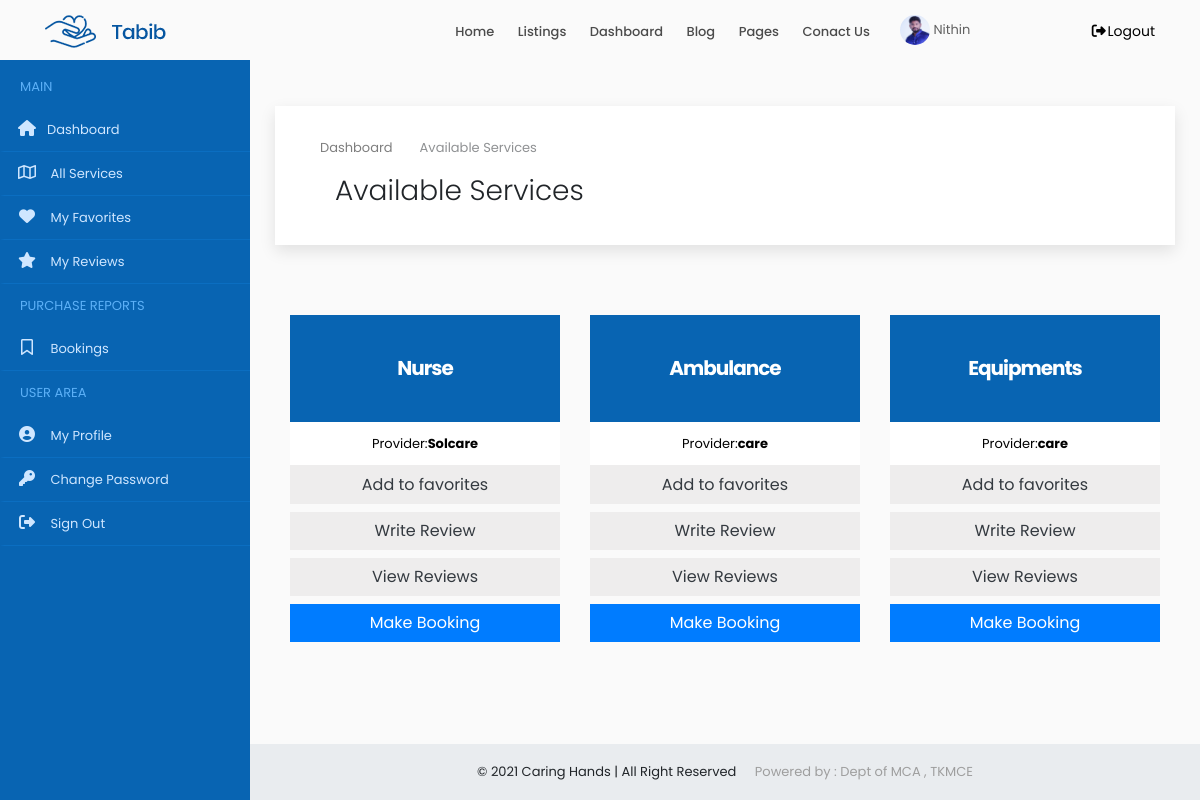
Screenshot of /user/services/ (signed in) with the database file from the repository.
### accounts/models.py (models this page shows, shortened)
class Users(models.Model):
    user = models.ForeignKey(User,on_delete=models.CASCADE)
    name = models.CharField(max_length=150)
    email = models.EmailField(max_length=200,null=True, blank=True)
    organization = models.CharField(max_length=250,null=True, blank=True)
    mob = models.CharField(max_length=12)
    sex = models.CharField(max_length=10,choices=gender,default='Male')
    house = models.CharField(max_length=100,null=True, blank=True)
    street1 =models.CharField(max_length=100,null=True, blank=True)
    street2 =models.CharField(max_length=100,null=True, blank=True)
    city = models.CharField(max_length=100,null=True, blank=True)
    district = models.CharField(max_length=100,null=True, blank=True)
    state = models.CharField(max_length=100,null=True,choices=states, blank=True)
    pin = models.CharField(max_length=100,null=True,blank=True)
    age = models.IntegerField(null=True, blank=True)
    type = models.CharField(max_length=20,choices=user_type)
    approval = models.CharField(max_length=20,choices=approval_choices,default='Pending')
    document = models.FileField(upload_to='documents',null=True, blank=True)
    profile_picture = models.FileField(upload_to='dp',default='assets/img/user3.png')

class ProviderService(models.Model):
    user = models.ForeignKey(Users,on_delete=models.CASCADE,null=True, blank=True)
    service = models.ForeignKey(Service, on_delete=models.CASCADE,null=True, blank=True)
    count = models.IntegerField(null=True, blank=True)
    cost = models.IntegerField()

class Service(models.Model):
    category = models.CharField(max_length=250)
    providers = models.IntegerField(null=True, blank=True)
    users = models.IntegerField(null=True, blank=True)

### accounts/views.py (the view)
# urls.py: path('user/services/',PublicService.as_view(), name='user_services'),
class PublicService(View):
    def get(self, request):
        x= UserCheck(request)
        if x == True:
            user = request.user
            account = Users.objects.get(user=user)
            services = ProviderService.objects.all()
            products = SubProduct.objects.all()
            context = {'account': account,'services': services,'products':products}
            return render(request, 'user/services.html',context)
        else:
            return redirect('home')

### accounts/functions.py (called while the page is built)
def UserCheck(request):
    user = request.user
    if user.is_authenticated:
        try:
            u = Users.objects.get(user=user)
            if u.type == 'public':
                return (True)
            else:
                return (False)
        except:
            return (False)
    else:
        return (False)

### accounts/templates/user/services.html (shortened to what this page needs)
{% extends 'common/dashboard_main.html' %}
{% load static %}
{% block content %}
{% include 'common/header.html' %}
{% include 'user/sidenav.html' %}
<div class="content-wrapper">
<div class="container-fluid overflow-hidden">
    <div class="row margin-tb-90px margin-lr-10px sm-mrl-0px">
        <div id="page-title" class="padding-30px background-white full-width box-shadow">
            <div class="container">
                <ol class="breadcrumb opacity-5">
                    <li><a href="{% url 'home' %}">Dashboard</a></li>
                    <li class="active">Available Services</li>
                </ol>
                <div class="container-fluid">
                    <div class="row">
                        <div class="col-6">
                            <h1 class="font-weight-300">Available Services</h1>
                        </div>
                        <div class="col-6">
                        </div>
                    </div>
                </div>
            </div>
        </div>
        <div class="container-fluid">
            <div class="row" style="margin-top:40px">
                {% for i in services %}
                <div class="col-lg-4 col-md-4  col-sm-6 sm-mb-40px wow fadeInUp" data-wow-delay="0.2s" style="visibility: visible; animation-delay: 0.2s; animation-name: fadeInUp;margin-top: 30px;">
                    <a href="#" data-toggle="modal" data-target="#addservice_{{i.id}}">
                        <div class="pricing hover-effect">
                            <div class="pricing-head text-center">
                                <h3 class="font-weight-700 padding-40px background-main-color margin-0px text-white">
                                    <span class=" z-index-2 position-relative d-block">{{i.service.category|title}}
                                    </span>
                                </h3>
                            </div>
                            <ul class="pricing-content text-center list-unstyled background-white">
                                <li>Provider:<strong>{{i.user.organization}}</strong></li>
                            </ul>
                            <div class="pricing-footer">
                                <a href="{% url 'add_to_fav_service' i.id %}" class="btn btn-block background-grey-1 text-dark rounded-0">Add to favorites</a>
                                <a href="{% url 'write_review' i.id %}" class="btn btn-block background-grey-1 text-dark rounded-0">Write Review</a>
                                <a href="{% url 'service_reviews' i.id %}" class="btn btn-block background-grey-1 text-dark rounded-0">View Reviews</a>
                                <a href="{% url 'make_service_booking' i.id %}" class="btn btn-block background-second-color text-white rounded-0">Make Booking</a>
                            </div>
                        </div>
                    </a>
                </div>
                {% empty %}
                <div class="alert alert-danger  margin-bottom-35px border-radius-10 padding-30px">
                    <strong>OOPS!</strong> No Services found
                    <hr>
                    <p class="margin-0px">If you feel this is a error please contact the service provider.</p>
                </div>
                {% endfor %}
            </div>
        </div>
    </div>
</div>
{% include 'common/small_footer.html' %}
</div>
{% endblock %}

### accounts/templates/common/header.html (shortened to what this page needs)
{% load static %}
<header>
    <div id="fixed-header-dark" class="header-output fixed-header">
        <div class="container header-in">
            <div class="row">
                <div class="col-lg-2 col-md-12">
                    <a id="logo" href="{% url 'index' %}" class="d-inline-block margin-tb-15px"><img
                            src="{% static 'assets/img/logo-1.png' %}" alt=""></a>
                </div>
                <div class="col-lg-7 col-md-12 position-inherit">
                    <ul id="menu-main" class="nav-menu float-lg-right link-padding-tb-20px">
                        <li><a href="{% url 'index' %}">Home</a>
                        </li>
                        <li class="has-dropdown"><a href="#">Listings</a>
                        </li>
                        <li><a href="{% url 'home' %}">Dashboard</a>
                        </li>
                        <li class="has-dropdown"><a href="#">Blog</a>
                        </li>
                        <li class="has-dropdown"><a href="#">Pages</a>
                        </li>
                        <li><a href="page-contact-us.html">Conact Us</a></li>
                    </ul>
                </div>
                <div class="col-lg-3 col-md-12">
                    {% if request.user.is_authenticated %}
                    <a href="{% url 'home' %}" class="margin-top-15px d-inline-block text-grey-3 margin-right-15px"><img src="{{account.profile_picture.url}}" class="height-30px border-radius-30" alt=""> {{account.name|title}}</a>
                    <a href="{% url 'logout' %}" class="margin-tb-20px d-inline-block text-up-small float-left float-lg-right" data-toggle="modal" data-target="#exampleModal"><i class="fa fa-fw fa-sign-out-alt"></i>Logout</a>
                    {% else %}
                    <a href="{% url 'login' %}" class="margin-tb-20px d-inline-block text-up-small float-left float-lg-right text-right"><i class="far fa-user"></i> Login</a>
                    {% endif %}
                </div>
            </div>
        </div>
    </div>
</header>

### static/assets/css/colors/main.css (style rules this page uses)
.background-main-color { background-color: #0864b2; }
.background-second-color { background-color: #007cff; }

### static/assets/css/sb-admin.css (style rules this page uses)
html { position: relative; min-height: 100%; }
body { overflow-x: hidden; }
.content-wrapper { min-height: calc(100vh - 56px); padding-top: 1rem; }
.content-wrapper { overflow-x: hidden; }
@media (min-width: 992px) { .content-wrapper { margin-left: 250px; } }

### rows the page displays
Users: profile_picture (picture), name "Nithin"
ProviderService: service.category "Nurse", user.organization "Solcare"
ProviderService: service.category "Ambulance", user.organization "care"
ProviderService: service.category "Equipments", user.organization "care"
